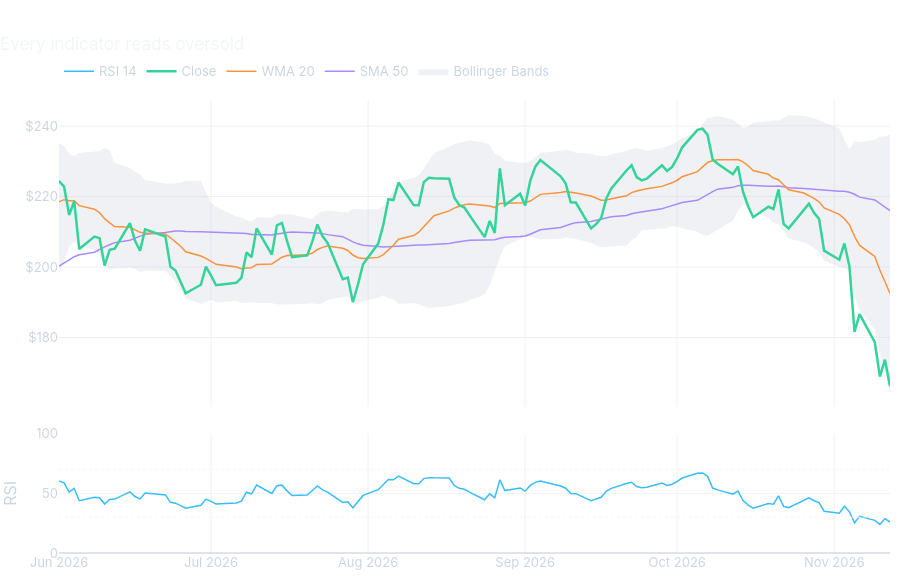

This figure's notebook cell:
### Markdown cell above
## 3. "Oversold" means buy?

Chart readers would call Nvidia a screaming buy right now. Here are the indicators they use:

| Indicator | How it's built | The reading people use |
| --- | --- | --- |
| **SMA 50** | Average of the last 50 closes | The long trend |
| **WMA 20** | Weighted average of 20 closes, newest weighted 20, oldest 1 | The short trend, faster |
| **Bollinger Bands** | 20-day average ± 2 standard deviations. **%B** places the close inside them, 0 to 1 | Below the lower band = stretched |
| **RSI 14** | Average gain vs. average loss over 14 days, 0 to 100 | Under 30 = oversold |
| **Lags** | Returns 1, 2, 3, 5, and 10 days back | Recent momentum |

### Code cell
def wma(series, window):
    """Weighted moving average: the newest day counts `window` times, the oldest once."""
    weights = np.arange(1, window + 1)
    return series.rolling(window).apply(lambda x: np.dot(x, weights) / weights.sum(), raw=True)

def rsi(series, window=14):
    """Relative Strength Index with Wilder's smoothing."""
    change = series.diff()
    gain = change.clip(lower=0).ewm(alpha=1 / window, adjust=False).mean()
    loss = (-change.clip(upper=0)).ewm(alpha=1 / window, adjust=False).mean()
    return 100 - 100 / (1 + gain / loss)

ind = nvda.copy()
ind["return"] = ind["close"].pct_change()
ind["sma50"] = ind["close"].rolling(50).mean()
ind["wma20"] = wma(ind["close"], 20)
mid, sd = ind["close"].rolling(20).mean(), ind["close"].rolling(20).std()
ind["bb_upper"], ind["bb_lower"] = mid + 2 * sd, mid - 2 * sd
ind["pct_b"] = (ind["close"] - ind["bb_lower"]) / (ind["bb_upper"] - ind["bb_lower"])
ind["bb_width"] = (ind["bb_upper"] - ind["bb_lower"]) / mid
ind["rsi14"] = rsi(ind["close"])
for lag in [1, 2, 3, 5, 10]:
    ind[f"lag_{lag}"] = ind["return"].shift(lag - 1)  # lag_1 is today's return, known at today's close

view = ind.loc["2026-06-01":]
tech_fig = make_subplots(rows=2, cols=1, shared_xaxes=True, row_heights=[0.72, 0.28], vertical_spacing=0.06)
hover = "%{x|%b %d}: $%{y:.2f}<extra></extra>"
tech_fig.add_trace(go.Scatter(x=view.index, y=view["bb_upper"], line=dict(width=0), hoverinfo="skip", showlegend=False), row=1, col=1)
tech_fig.add_trace(go.Scatter(x=view.index, y=view["bb_lower"], line=dict(width=0), fill="tonexty", fillcolor="rgba(148,163,184,0.15)",
                              name="Bollinger Bands", hovertemplate=hover), row=1, col=1)
tech_fig.add_trace(go.Scatter(x=view.index, y=view["sma50"], name="SMA 50", line=dict(color=COLORS["TSM"], width=1.5), hovertemplate=hover), row=1, col=1)
tech_fig.add_trace(go.Scatter(x=view.index, y=view["wma20"], name="WMA 20", line=dict(color=COLORS["AMD"], width=1.5), hovertemplate=hover), row=1, col=1)
tech_fig.add_trace(go.Scatter(x=view.index, y=view["close"], name="Close", line=dict(color=COLORS["NVDA"], width=2.5), hovertemplate=hover), row=1, col=1)
tech_fig.add_trace(go.Scatter(x=view.index, y=view["rsi14"], name="RSI 14", line=dict(color=COLORS["MSFT"], width=1.5),
                              hovertemplate="%{x|%b %d}: RSI %{y:.0f}<extra></extra>"), row=2, col=1)
for level in [30, 70]:
    tech_fig.add_hline(y=level, line_dash="dot", line_color="rgba(241,245,249,0.5)", row=2, col=1)
tech_fig.update_yaxes(tickprefix="$", row=1, col=1)
tech_fig.update_yaxes(range=[0, 100], title_text="RSI", row=2, col=1)
tech_fig.update_layout(title="Every indicator reads oversold", height=580, margin=dict(t=100), legend=dict(orientation="h", y=1.03, x=0, yanchor="bottom"))
tech_fig.show()

last = ind.iloc[-1]
print(f"Nov 12: RSI {last['rsi14']:.0f}, %B {last['pct_b']:.2f}, {last['close'] / last['wma20'] - 1:+.0%} vs. WMA 20, "
      f"{last['close'] / last['sma50'] - 1:+.0%} vs. SMA 50")
print("Closes below the lower band since Oct 1: " + ", ".join(f"{d:%b %d}" for d in ind.loc["2026-10-01":].query("close < bb_lower").index))
